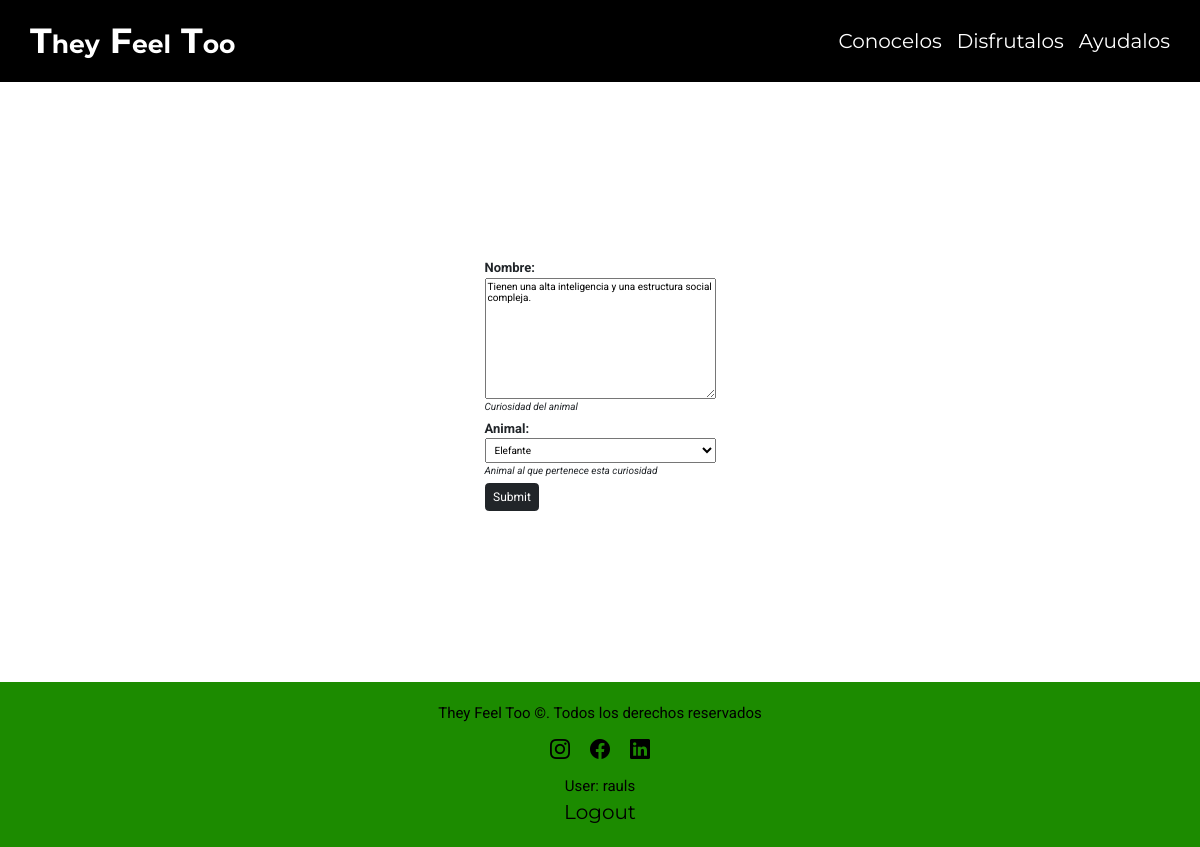
The app's page /home/curiosidad/update/8 (signed in) with its own data.
### home/models.py (models this page shows, shortened)
class Curiosidad(models.Model):
    nombre = models.TextField(
        max_length=200,
        help_text="Curiosidad del animal",
    )
    animal = models.ForeignKey(
        Animal,
        help_text="Animal al que pertenece esta curiosidad",
        on_delete=models.CASCADE,
    )

class Animal(models.Model):
    nombre = models.CharField(max_length=100)
    promedio_de_vida = models.CharField(
        max_length=100, help_text="Puede escribir tanto en cautiverio como salvaje"
    )
    alimentacion = models.CharField(
        max_length=100, help_text="En que se basa la alimentación del animal"
    )
    imagen = models.CharField(max_length=100, help_text="Link a la imagen del animal")
    habitats = models.ManyToManyField(
        Habitat, help_text="Habitats a los que pertenece el animal"
    )
    class Meta:
        ordering = ["nombre"]
        permissions = (("is_admin", "Can administrate"),)
    def __str__(self):
        return self.nombre
    def display_habitats(self):
        return ", ".join(
            {
                f"{habitat.nombre} ({habitat.continente})"
                for habitat in self.habitats.all()[:3]
            }
        )
    display_habitats.short_description = "habitat"

### home/views.py (the view)
class CuriosidadUpdate(PermissionRequiredMixin, UpdateView):
    permission_required = "home.is_admin"
    model = Curiosidad
    fields = "__all__"
    success_url = reverse_lazy("index")

### home/templates/home/curiosidad_form.html (shortened to what this page needs)
{% extends "base_generic.html" %}
{% block content %}
<div class="form-wrapper">
    <form class="form-model" action="" method="post">
        <table>
            {{ form.as_ul }}
        </table>
        <input class="btn btn-dark" type="submit" value="Submit" />
    </form>
</div>
{% endblock %}

### home/templates/base_generic.html (shortened to what this page needs)
<!DOCTYPE html>
<html lang="es">
<head>
    <link rel="stylesheet" href="https://cdn.jsdelivr.net/npm/bootstrap-icons@1.10.5/font/bootstrap-icons.css">
    <link rel="stylesheet" href="https://cdn.jsdelivr.net/npm/bootstrap@5.3.0-alpha3/dist/css/bootstrap.min.css">
    {% load static %}
    <link rel="stylesheet" href="{% static 'css/app.css' %}" />
</head>
<body>
    {% block navbar %}
    <div class="header--background solid--header">
        <header class="contenedor header">
            <h1>T<span>hey</span> F<span>eel</span> T<span>oo</span></h1>
            <nav class="navbar">
                <a href="{% url 'index' %}">Conocelos</a>
                <a href="{% url 'index' %}">Disfrutalos</a>
                <a href="{% url 'index' %}">Ayudalos</a>
            </nav>
        </header>
    </div>
    {% endblock %}
    {% block content %}{% endblock %}
    {% block footer %}
    <footer class="site-footer">
        <p>They Feel Too &#169. Todos los derechos reservados</p>
        <div>
            <a target="_blank" href="https://www.instagram.com/"><i class="bi bi-instagram"></i></a>
            <a target="_blank" href="https://www.facebook.com/"><i class="bi bi-facebook"></i></a>
            <a target="_blank" href="https://www.linkedin.com/in/raul-funes/"><i class="bi bi-linkedin"></i></a>
        </div>
        {% if user.is_authenticated %}
        <p>User: {{ user.get_username }}</p>
        <p><a href="{% url 'logout'%}?next={{request.path}}">Logout</a></p>
        {% else %}
        <p><a href="{% url 'login'%}?next={{request.path}}">Login</a></p>
        {% endif %}
    </footer>
    {% endblock %}
</body>
</html>

### home/static/css/app.css (style rules this page uses)
html { -webkit-text-size-adjust: 100%; line-height: 1.15 }
body { margin: 0 }
h1 { font-size: 2em; margin: .67em 0 }
a { background-color: transparent }
button, input, optgroup, select, textarea { font-family: inherit; font-size: 100%; line-height: 1.15; margin: 0 }
button, input { overflow: visible }
button, select { text-transform: none }
[type=button], [type=reset], [type=submit], button { -webkit-appearance: button; appearance: button; }
textarea { overflow: auto }
html { box-sizing: border-box; font-size: 62.5% }
body { font-family: Roboto, sans-serif }
h1, h2 { font-family: Montserrat, sans-serif; font-weight: 700 }
h1, h2, h3, h4 { margin: 0 }
h1 { font-size: 3.5rem }
a { font-family: Montserrat, sans-serif; text-decoration: none }
a, p { font-size: 2rem }
p { font-family: Roboto, sans-serif }
.contenedor { margin: 0 auto; width: min(95%, 120rem) }
.header--background { background-color: transparent; left: 0; position: absolute; top: 0; width: 100%; z-index: 2 }
.header { color: #fff }
.header h1 { padding: 2rem 0; text-align: center }
.header h1 span { font-size: 2.5rem }
@media screen and (min-width:768px) { .header { align-items: center; display: flex; justify-content: space-between } }
.navbar { align-items: center; display: flex; flex-direction: column; gap: 1.5rem; padding: 1rem 0 }
.navbar a { color: #fff; text-decoration: none }
@media screen and (min-width:768px) { .navbar { flex-direction: row } }
.site-footer { background-color: #1c8b00; padding: 2rem }
.site-footer p { color: #000; font-size: 1.5rem; margin: 0; text-align: center }
.site-footer div { align-items: center; display: flex; justify-content: center }
.site-footer a { color: #000; margin: 1rem; transition: all .3s ease }
.solid--header { position: relative; background-color: black; }
.form-wrapper { min-height: 30rem; height: 75vh; display: flex; flex-direction: column; justify-content: center; align-items: center; font-size: 1rem; }
.form-model li { list-style: none; display: flex; flex-direction: column; margin: .5rem 0; }
.form-model label { font-weight: bold; font-size: 1.3rem; }
.form-model select { min-height: fit-content; padding: .5rem; }
.form-model input { font-size: 1.2rem; height: max-content; }
.helptext { font-style: italic; }

### records on screen
Curiosidad: nombre "Tienen una alta inteligencia y una estructura social compleja.", animal "Elefante"

### other values on screen
{{ user.get_username }} "rauls"
